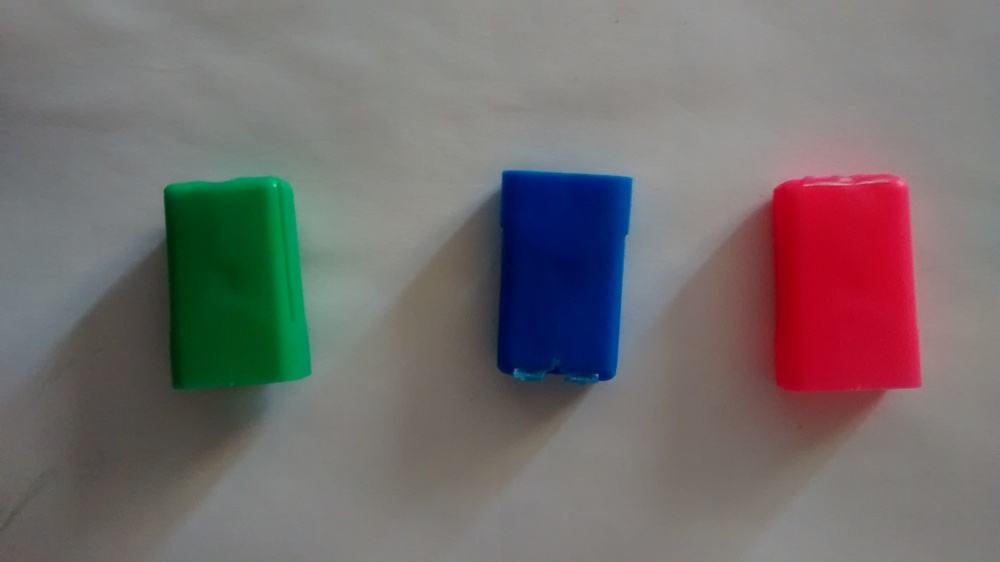
#> input picture ImageSegmentation/Images/blocks_2.jpg, 1000 x 562 px, shrunk from 2592 x 1456 before the run
$ python block_segmentation.py
#> lines starting #> are read from the running program, lines starting #| are printed output that depends on the picture
'''
Created on Nov 9, 2014

@author: antonbelev
'''

import numpy as np
import cv2
from matplotlib import pyplot as plt

# Load an color image in grayscale
img = cv2.imread('../Images/blocks_2.jpg',cv2.IMREAD_COLOR)
#> img is the input picture: shape (562, 1000, 3); mean B, G, R 109.8, 109.5, 116
b,g,r = cv2.split(img)
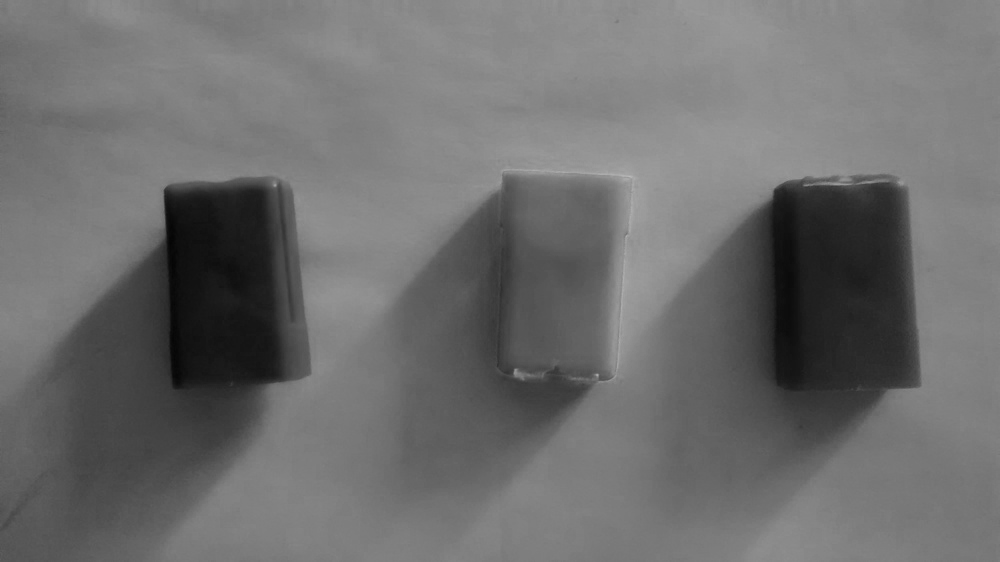
#> b: shape (562, 1000); min 4, max 187, mean 109.8
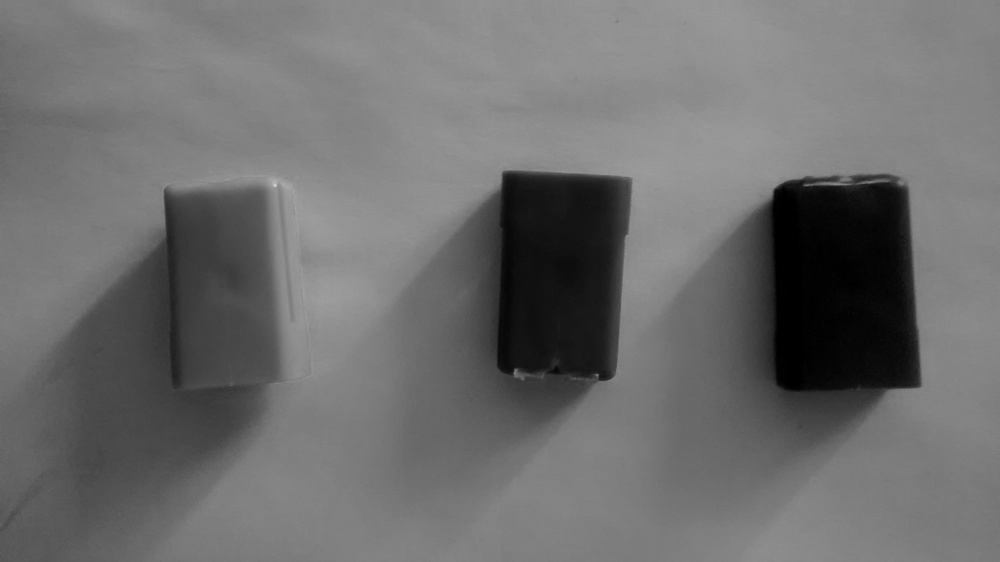
#> g: shape (562, 1000); min 0, max 212, mean 109.5
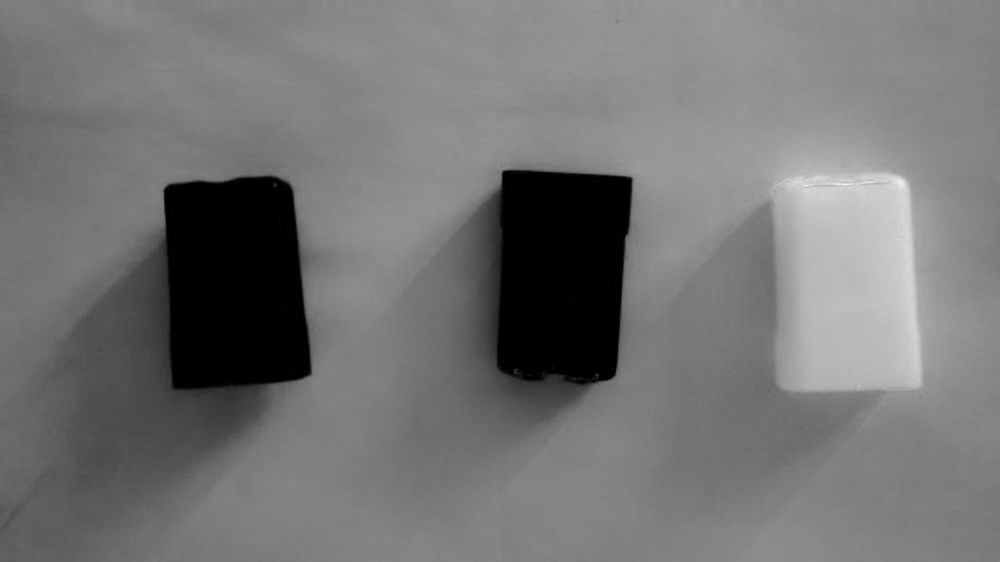
#> r: shape (562, 1000); min 0, max 247, mean 116
img2 = cv2.merge([r,g,b])

# [4 lines of commented-out code are left out]

plt.imshow(img2, cmap = 'gray', interpolation = 'bicubic')
plt.xticks([]), plt.yticks([])  # to hide tick values on X and Y axis
plt.show()

$ run again, with ImageSegmentation/Images/blocks_3.jpg copied over ImageSegmentation/Images/blocks_2.jpg
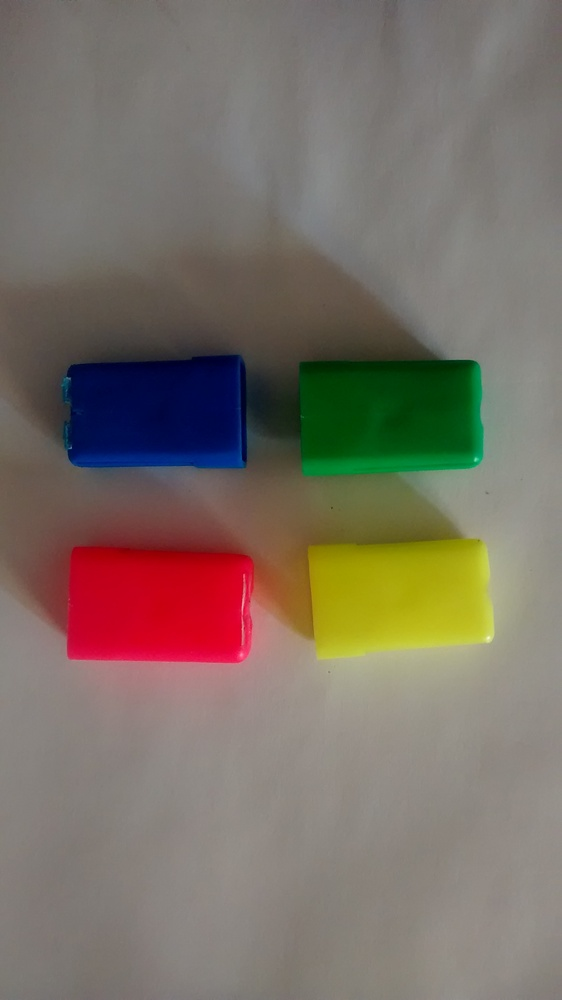
#> input picture ImageSegmentation/Images/blocks_3.jpg, 562 x 1000 px, shrunk from 1456 x 2592 before the run
#> img is the input picture: shape (1000, 562, 3); mean B, G, R 101.6, 111.9, 122.2
#> `b,g,r = cv2.split(img)`:
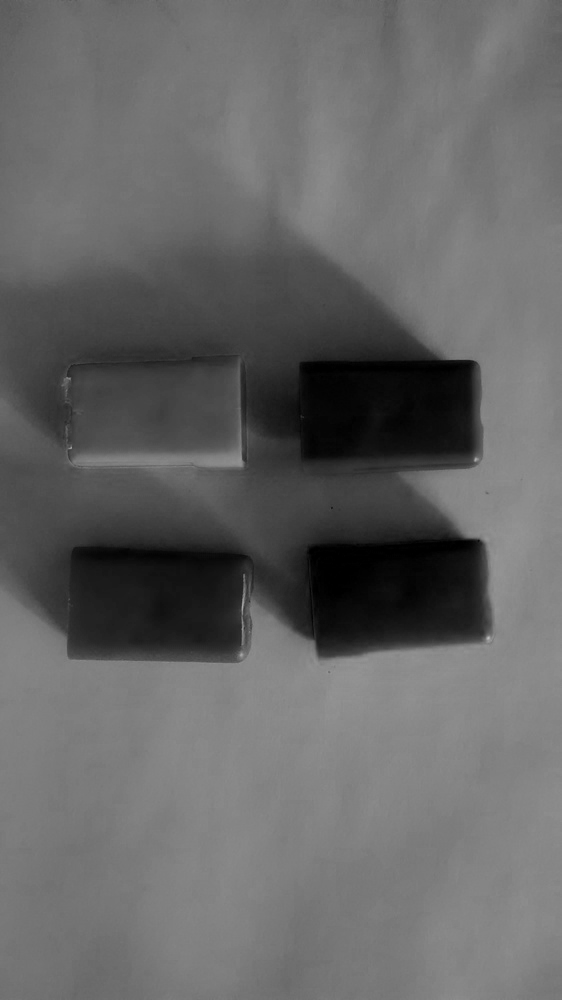
#> b: shape (1000, 562); min 0, max 188, mean 101.6
#> `b,g,r = cv2.split(img)`:
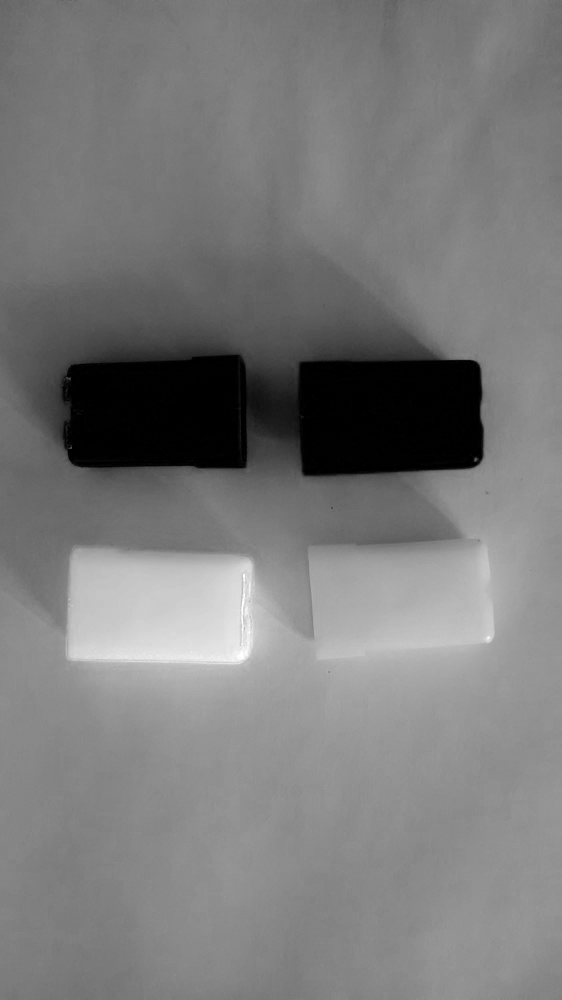
#> r: shape (1000, 562); min 0, max 255, mean 122.2

$ run again, with ImageSegmentation/Images/blocks_4.jpg copied over ImageSegmentation/Images/blocks_2.jpg
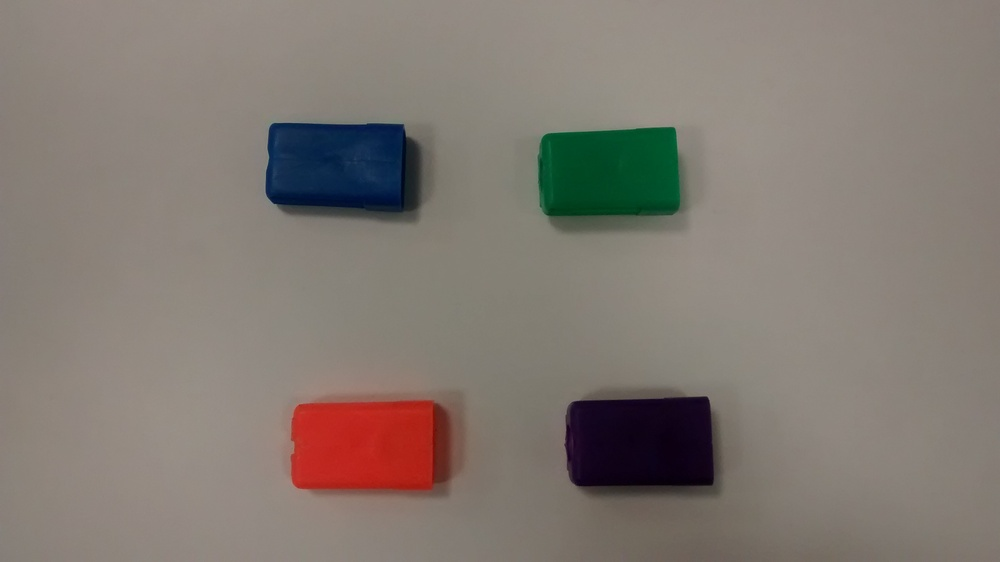
#> input picture ImageSegmentation/Images/blocks_4.jpg, 1000 x 562 px, shrunk from 2592 x 1456 before the run
#> img is the input picture: shape (562, 1000, 3); mean B, G, R 114.3, 121.8, 130.5
#> `b,g,r = cv2.split(img)`:
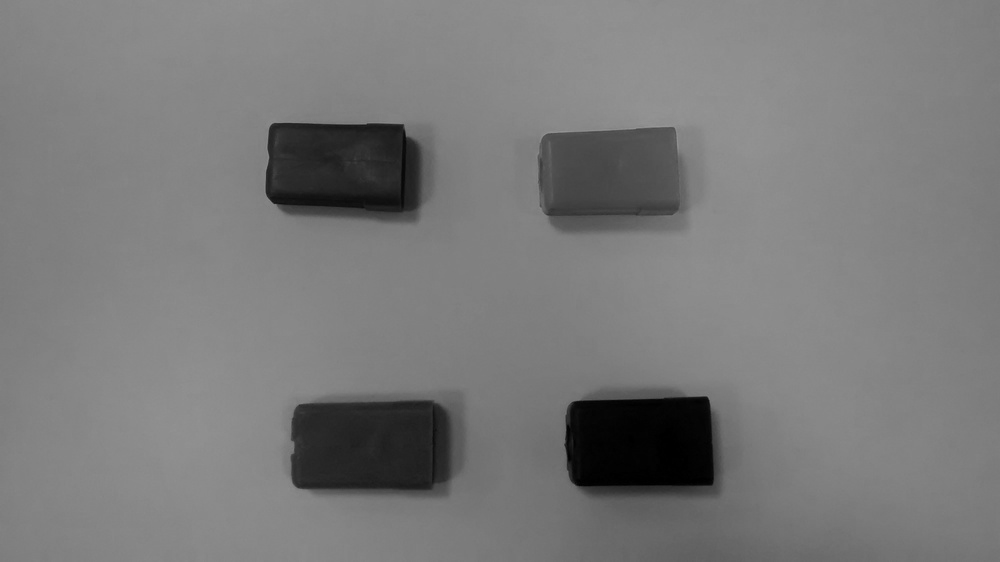
#> g: shape (562, 1000); min 0, max 153, mean 121.8
#> `b,g,r = cv2.split(img)`:
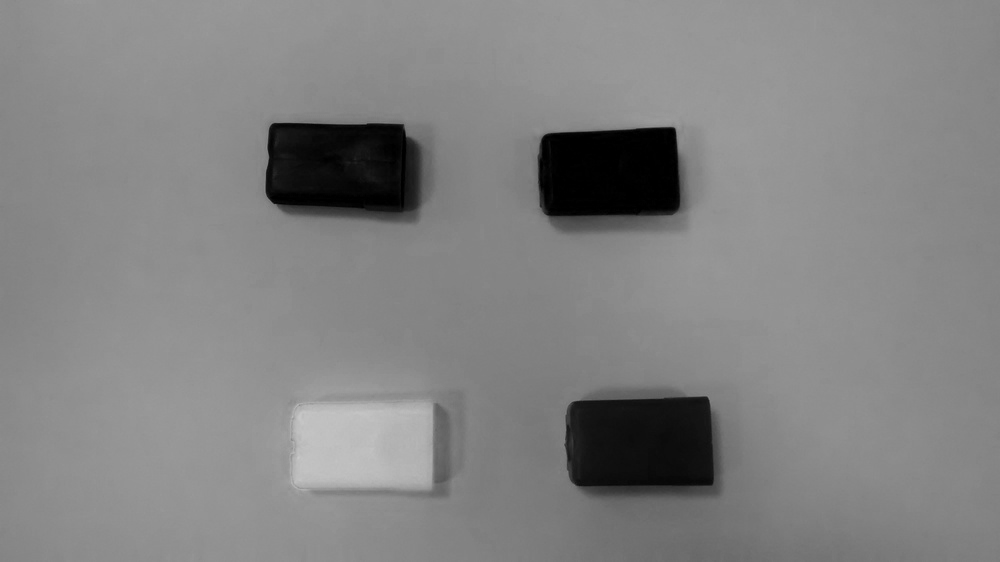
#> r: shape (562, 1000); min 0, max 201, mean 130.5

$ run again, with ImageSegmentation/Images/3_ma_musketari.jpg copied over ImageSegmentation/Images/blocks_2.jpg
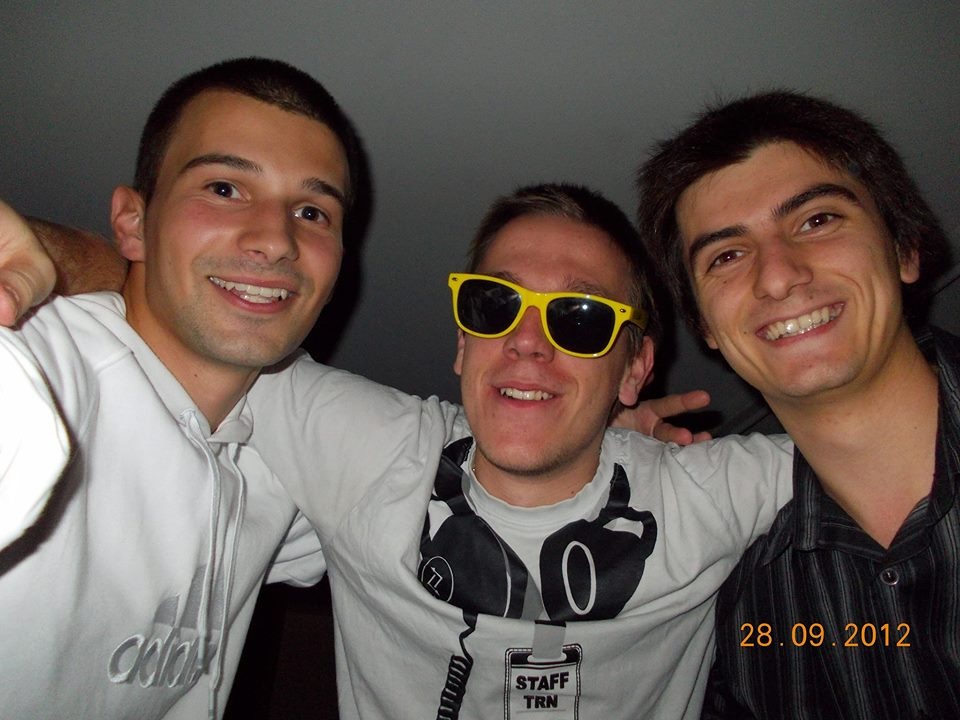
#> input picture ImageSegmentation/Images/3_ma_musketari.jpg, 960 x 720 px
#> img is the input picture: shape (720, 960, 3); mean B, G, R 84.4, 90.6, 102.6
#> `b,g,r = cv2.split(img)`:
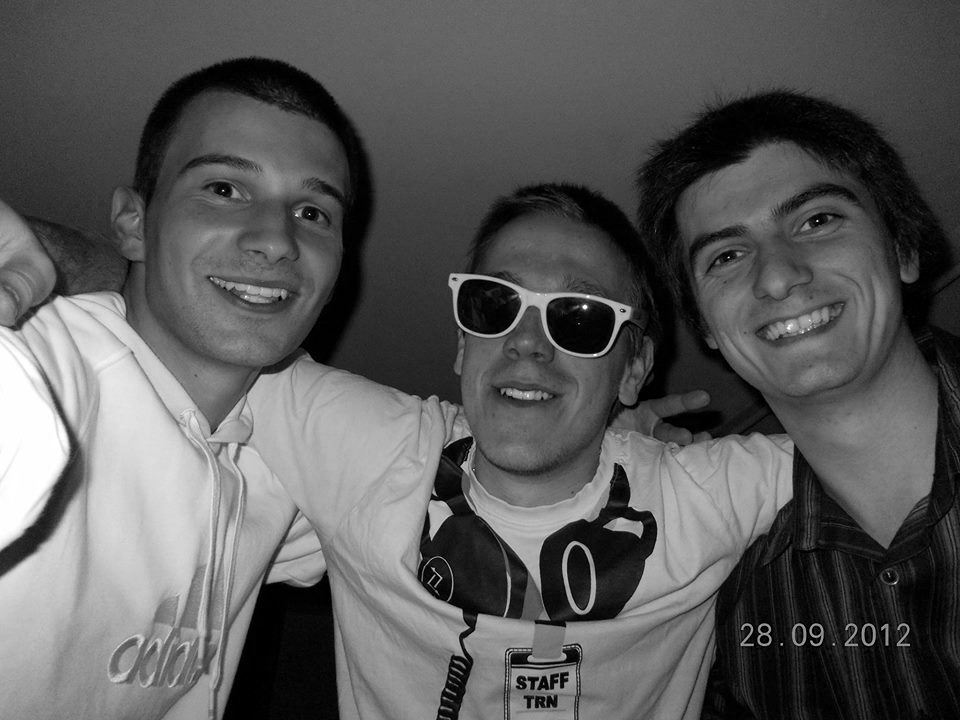
#> g: shape (720, 960); min 0, max 255, mean 90.6
#> `b,g,r = cv2.split(img)`:
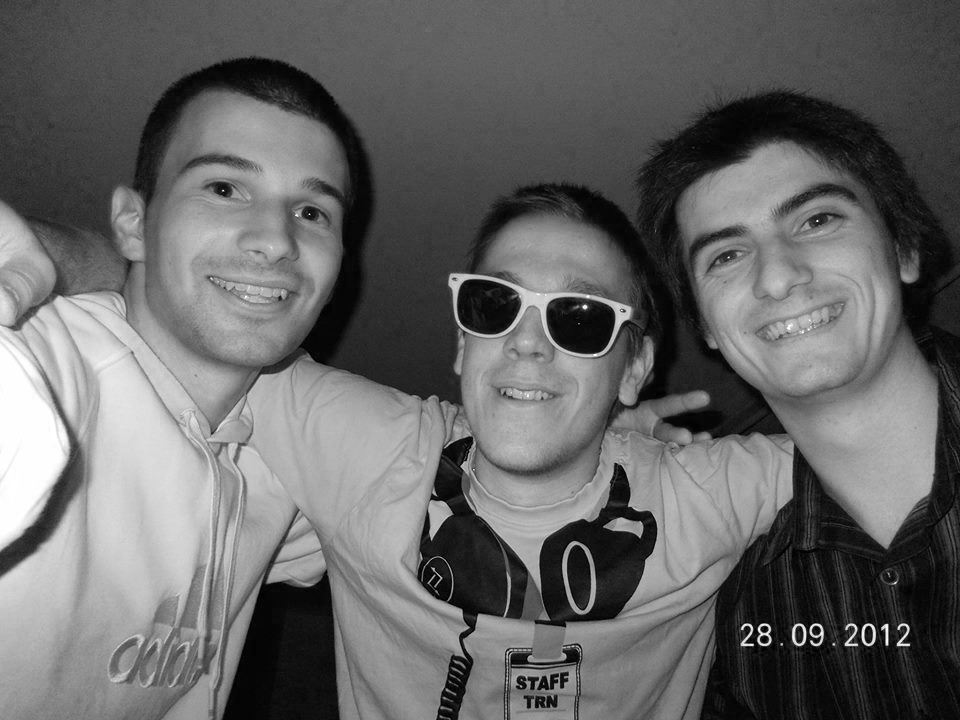
#> r: shape (720, 960); min 0, max 255, mean 102.6
